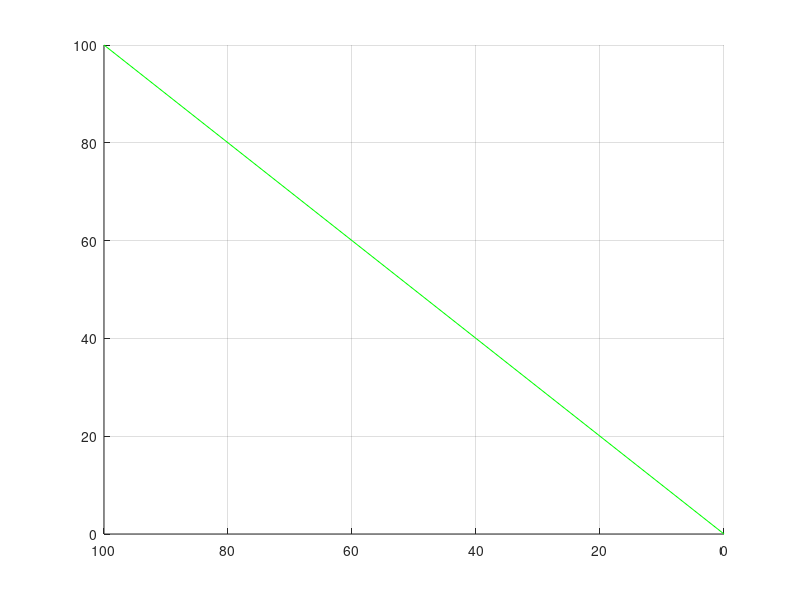

Reproduce this figure in MATLAB. (Note: this script raises an error after producing the figure.)
data = [0,1,100];
x = data;
y = data;
z = data;

k = 1;
kmax = 5;
% plot the rays
while k <= kmax
    
    figure(1)
    pos = get(gcf, 'position');
    pos(3) = pos(3)*1.5;
    pos(4) = pos(4)*1.5;
    set(gcf, 'position', pos)

    set(gca, 'Zlim', [0 400])
    hold on
    
    plot3(x*k, y/k, z*k, 'g')
    
    set(gca, 'XDir','reverse')
    grid on
    hold off
    
    fig = gcf;
    was_a_key = waitforbuttonpress;
    if was_a_key && strcmp(get(fig, 'CurrentKey'), 'uparrow')
      k = k - 1;
      clf
    else
      k = k + 1;
      clf
    end
    
end


